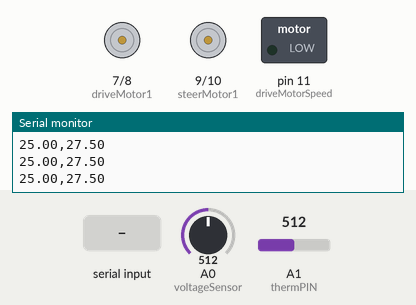
This sketch was run on a simulated Arduino Uno, built with avr-gcc and run on an emulated ATmega328P. On the bench: motor-driver pin pairs drawn as motors (green arrow = first pin HIGH = forward, orange = second pin HIGH = backward, longer = more drive), switched loads named in the sketch (green lamp = pin HIGH), the last lines printed to the serial monitor. Inputs (shaded band) come from the test bench; at power-on: A0 (voltageSensor) = 512, A1 (thermPIN) = 512.

Above: at 1.2 s.
1.3 s: "90,45,200\n" received over Serial
At 3.5 s:
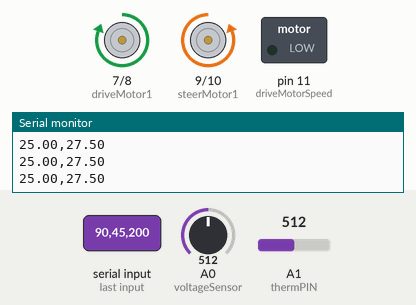
3.9 s: "1,90,45\n" received over the second serial link
At 5.9 s:
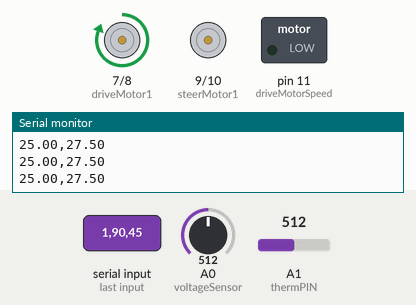
8.4 s: "90,45\n" received over Serial
At 10.6 s:
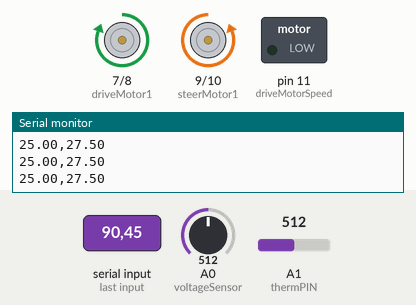
10.9 s: "1,90,45\n" received over Serial
At 12.5 s:
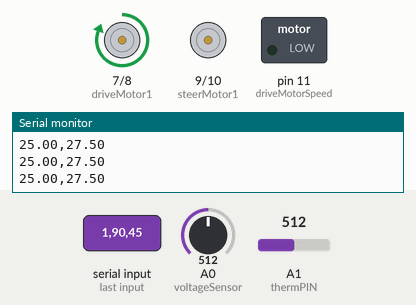
13.5 s: "30,150,10\n" received over Serial
At 15.7 s:
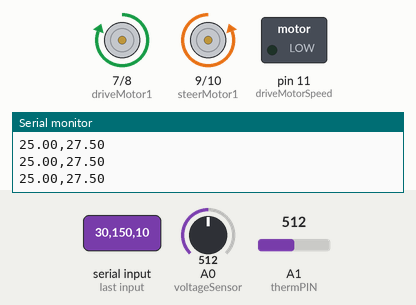
Timing chart, 0 to 17.0 s (numbered marks = the images above; inputs shaded):
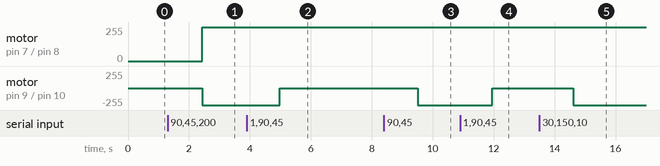

Measured:
- after the input at 1.3 s, motor on pin 7 (driveMotor1) / pin 8 (driveMotor2): stopped → forward 255/255 after 1.1 s; motor on pin 9 (steerMotor1) / pin 10 (steerMotor2): stopped → backward 255/255 after 1.1 s
- after the input at 3.9 s, motor on pin 9 (steerMotor1) / pin 10 (steerMotor2): backward 255/255 → stopped after 1.1 s
- after the input at 8.4 s, motor on pin 9 (steerMotor1) / pin 10 (steerMotor2): stopped → backward 255/255 after 1.1 s
- after the input at 10.9 s, motor on pin 9 (steerMotor1) / pin 10 (steerMotor2): backward 255/255 → stopped after 1.0 s
- after the input at 13.5 s, motor on pin 9 (steerMotor1) / pin 10 (steerMotor2): stopped → backward 255/255 after 1.1 s

The sketch:

BlueMobile.ino
```cpp
#include<SoftwareSerial.h>
#include <math.h>

#define FULL_CELL_VOLTAGE 4.15
#define EMPTY_CELL_VOLTAGE 3.1

float pad = 10000;
float thermr = 10000;


int voltageSensor = A0;
int thermPIN = A1;


int rx = 2;
int tx = 3;

int led = 13;

int driveMotor1 = 7;
int driveMotor2 = 8;
int driveMotorSpeed = 11;
int steerMotor1 = 9;
int steerMotor2 = 10;
SoftwareSerial xbee(rx,tx);

float voltage = 0.0;

int Speed = 0;
int Dir = 1;
int Light = 0;

void setup()
{
 // analogReference(INTERNAL);
  Serial.begin(9600);
  xbee.begin(9600);

  pinMode(voltageSensor,INPUT);
  pinMode(driveMotor1,OUTPUT);
  pinMode(driveMotor2,OUTPUT);
  pinMode(steerMotor1,OUTPUT);
  pinMode(steerMotor2,OUTPUT);
}

void loop()
{
  if(Serial.available() || xbee.available())
  {
    String in = "";
    int s = 0;
    int d = 0;
    int l = 0;
    //!speed,dir,light#
    //!255,1,0#
    //012345678
    if(Serial.available())
    {
      in = Serial.readString();
    }
    else
    {
      in = xbee.readString();
    }
    s = in.substring(1,4).toInt();
    d = in.substring(5,6).toInt();
    l = in.substring(7,8).toInt();
    printLine("Received: ",0);
    printLine(in,1);
    if(l == 0)
    {
      digitalWrite(led,LOW);
    }
    else
    {
      digitalWrite(led,HIGH);
    }


    if(s > 256)
    {
      analogWrite(driveMotorSpeed,(s-255));
      digitalWrite(driveMotor1,LOW);
      digitalWrite(driveMotor2,HIGH);
    }
    else if(s < 256)
    {
      analogWrite(driveMotorSpeed,(s));
      digitalWrite(driveMotor1,HIGH);
      digitalWrite(driveMotor2,LOW);
    }
    else
    {
      analogWrite(driveMotorSpeed,(0));
      digitalWrite(driveMotor1,LOW);
      digitalWrite(driveMotor2,LOW);
    }

    if(d == 0)
    {
      digitalWrite(steerMotor1,LOW);
      digitalWrite(steerMotor2,HIGH);
    }
    else if(d == 2)
    {
      digitalWrite(steerMotor1,HIGH);
      digitalWrite(steerMotor2,LOW);
    }
    else
    {
      digitalWrite(steerMotor1,LOW);
      digitalWrite(steerMotor2,LOW);
    }
  }
  else
  {
    voltage = getVoltage();
    //printLine("Voltage: ",0);
    printLine(String(temp())+","+String(voltage),1);
    delay(100);
  }

}

void printLine(String Data,int lineMode)
{
  if(lineMode == 0)
  {
    Serial.print(Data);
    xbee.print(Data);
  }
  else
  {
    Serial.println(Data);
    xbee.println(Data);
  }
}


float temp()
{
  long Resistance;
  float Temp;
  Resistance=pad*((1024.0 / analogRead(thermPIN)) - 1);
  Temp = log(Resistance);
   Temp = 1 / (0.001129148 + (0.000234125 + (0.0000000876741 * Temp * Temp ))* Temp );
  Temp = Temp - 273.15;
  return Temp;
}


float getVoltage()
{
  int value = 0;
  double vout = 0;
  double vin = 0;
  for(int i=1;i<=25;i++)
  {
    value += analogRead(voltageSensor);
  }
  value = value / 25.0;
  vout = value * 5.0 / 1024.0;
  //vin = (vout / 0.5942028986);
  vin = (vout / 0.09090909091) ;
  if (vin<0.09)
  {
    vin=0.0;//statement to quash undesired reading !
  }
  return vin;
}
```
